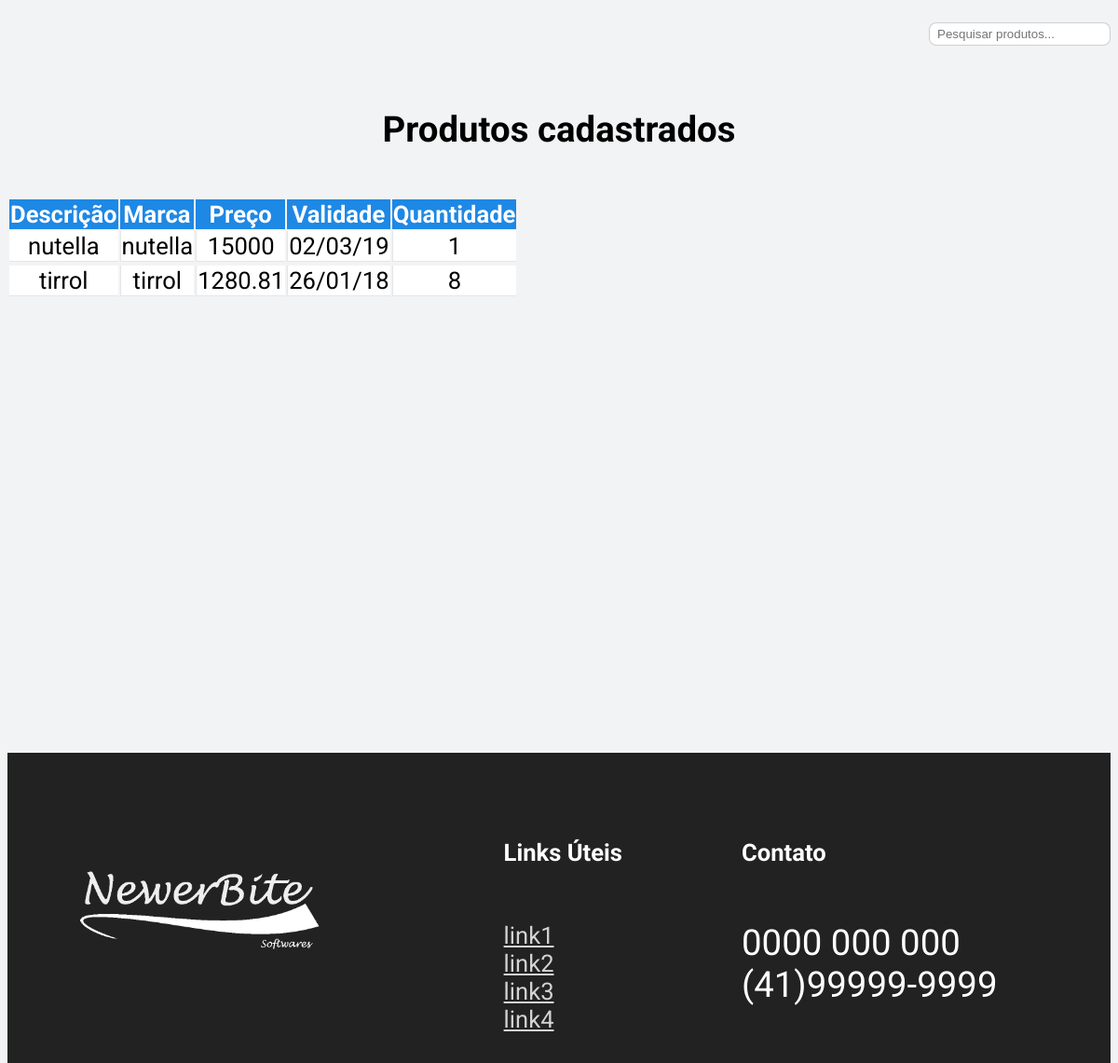
The app's page /visualizarproduto.php (signed in) with its own data.
### tables this page shows
CREATE TABLE `produto` (
  `id_produto` int(10) NOT NULL,
  `id_tipo_produto` int(10) NOT NULL,
  `id_fornecedor` int(10) NOT NULL,
  `des_produto` varchar(50) NOT NULL,
  `marca` varchar(50) NOT NULL,
  `preco` double NOT NULL,
  `data_validade` date DEFAULT NULL,
  `data_compra` date DEFAULT NULL,
  `quantidade` int(11) DEFAULT NULL
);

### visualizarproduto.php (the view, shortened to what this page needs)
<!DOCTYPE html PUBLIC "-//W3C//DTD XHTML 1.0 Transitional//EN"
"http://www.w3.org/TR/xhtml1/DTD/xhtml1-transitional.dtd">
<html xmlns="http://www.w3.org/1999/xhtml">
<head>
    <link rel="stylesheet" type="text/css" href="css/agendamento.css">
    <link rel="stylesheet" href="https://maxcdn.bootstrapcdn.com/font-awesome/4.7.0/css/font-awesome.min.css" >
    <link rel="stylesheet" href="https://use.fontawesome.com/releases/v5.5.0/css/all.css">
</head>
<body>
    <section>
        <div class="container">
            <div class="search__person__container">
                <form class="search__person">
                    <input id="myInput" type="text" placeholder="Pesquisar produtos...">
                </form>
            </div>
            <h4 class="container__title">Produtos cadastrados</h4>
            <div class="table-responsive">
                <table class="table table-hover">
                    <thead class="tableHead">
                        <tr>
                            <th>Descrição</th>
                            <th>Marca</th>
                            <th>Preço</th>
                            <th>Validade</th>
                            <th>Quantidade</th>
                        </tr>
                    </thead>
                    <tbody class="tableBody">
                      <?php
                      $entra = new mysqli("localhost", "root", "", "banco");
                      $busca = mysqli_query($entra, "select des_produto,marca, preco,date_format(data_validade, '%d/%m/%y'),quantidade from produto order by des_produto");
                      while($ver = mysqli_fetch_row($busca)){
                          echo "<tr>";
                          echo "<td>$ver[0]</td>";
                          echo "<td>$ver[1]</td>";
                          echo "<td>$ver[2]</td>";
                          echo "<td>$ver[3]</td>";
                          echo "<td>$ver[4]</td>";
                          echo "<tr>";
                      }
                         ?>
                    </tbody>
                </table>
            </div>
        </div>
    </section>
    <section id="footer"></section>
</body>
</html>

### css/agendamento.css (style rules this page uses)
body { font-family: 'Roboto'; height: 100vh; background-color: #f2f3f5 !important; }
* { box-sizing: border-box; }
.container { height: 100vh; }
.table-responsive { margin: 32px 0 64px !important; }
.tableHead th { text-align: center; position: sticky; top: 0; background-color: #1e88e5; color: #fff; width: auto; cursor: default; }
.tableBody td + td { border-left: solid 1px rgba(0,0,0,.1) !important; }
.table td { border-bottom: solid 1px rgba(0,0,0,.1) !important; background-color: #fff; cursor: default; }
.container__title { text-align: center; font-size: 1.5em; }
.table { text-align: center; }
.table-responsive { overflow: visible ; height: 70%; margin: 32px; margin-bottom: 64px; }
.search__person__container { display: flex; justify-content: flex-end; }
.search__person { padding: 16px 0px; }
.search__person input { border: solid 1px rgba(0, 0, 0, 0.19); border-radius: 8px; padding: 4px 8px; cursor: pointer; }

### visualizarproduto.php (style rules this page uses)
body { font-family: 'Roboto'; font-size: 1.6em; }

### records on screen
produto: des_produto "nutella", marca "nutella", preco "15000", ver "02/03/19", quantidade "1"
produto: des_produto "tirrol", marca "tirrol", preco "1280.81", ver "26/01/18", quantidade "8"
